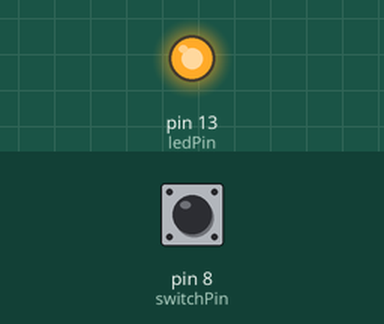
Simulated run of this sketch. Board: Arduino Uno, built with avr-gcc and run on an emulated ATmega328P. Parts: output pins drawn as LEDs (lit = HIGH). The inputs (shaded band) are chosen by the test bench; at power-on: pin 8 (switchPin) HIGH.

Above: at 1.2 s.
1.3 s: pin 8 (switchPin) pulled LOW for 0.15 s
At 2.0 s:
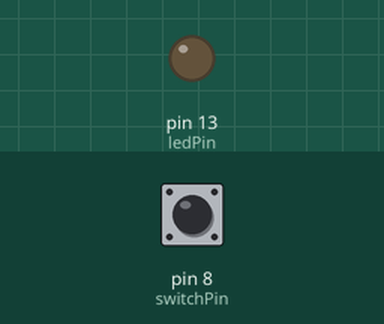
2.9 s: pin 8 (switchPin) pulled LOW for 1 s
At 4.4 s:
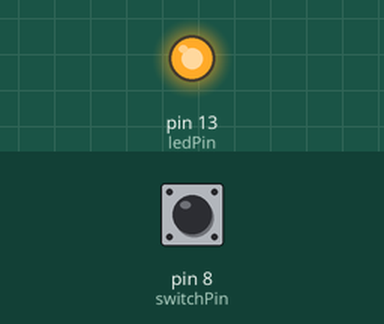
5.4 s: pin 8 (switchPin) pulled LOW for 3.2 s
At 9.2 s:
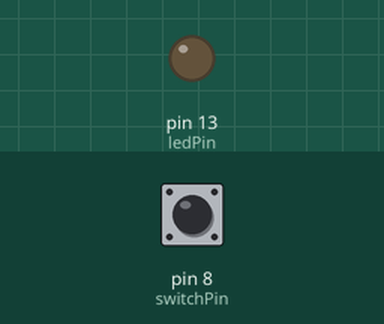
Timing chart, 0 to 10.7 s (numbered marks = the images above; inputs shaded):
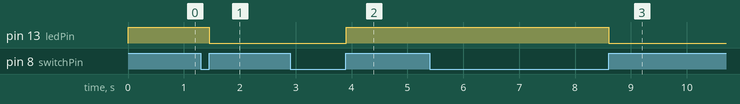

The sketch:

knopka.ino
```cpp
int switchPin = 8;
int ledPin = 13;
boolean lastButton = LOW;
boolean ledOn = false;

void setup() {

  pinMode(switchPin, INPUT);
  pinMode(ledPin, OUTPUT);
}

boolean debounce(boolean last){ //stabilizacia

  boolean current = digitalRead(switchPin);
  if(last != current){
   delay(5);
   current = digitalRead(switchPin);
 }
 return current;
}

void loop() {

boolean currentButton = debounce(lastButton);
 if(lastButton == LOW && currentButton == HIGH)
 {
  ledOn = !ledOn;
 }

lastButton = currentButton;
 digitalWrite(ledPin, ledOn);

}
```

Measured:
- after the input at 1.3 s, pin 13 (ledPin): HIGH → LOW after 0.16 s
- after the input at 2.9 s, pin 13 (ledPin): LOW → HIGH after 1.0 s
- after the input at 5.4 s, pin 13 (ledPin): HIGH → LOW after 3.2 s
